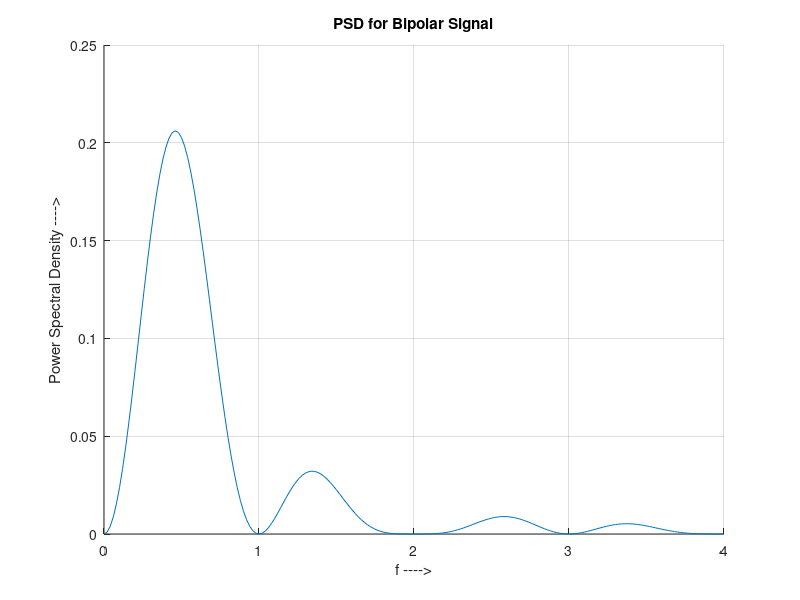

The MATLAB script that drew this image:
Rb=1; 
Tb=1/Rb;
f=0:0.02*Rb:4*Rb;
x=f*Tb;
p=(Tb/4)*(sinc(x/2)).^2.*(sin(pi*x)).^2;
hold on
plot(f,p)
grid on
xlabel('f ---->')
ylabel('Power Spectral Density ---->')
title('PSD for Bipolar Signal')